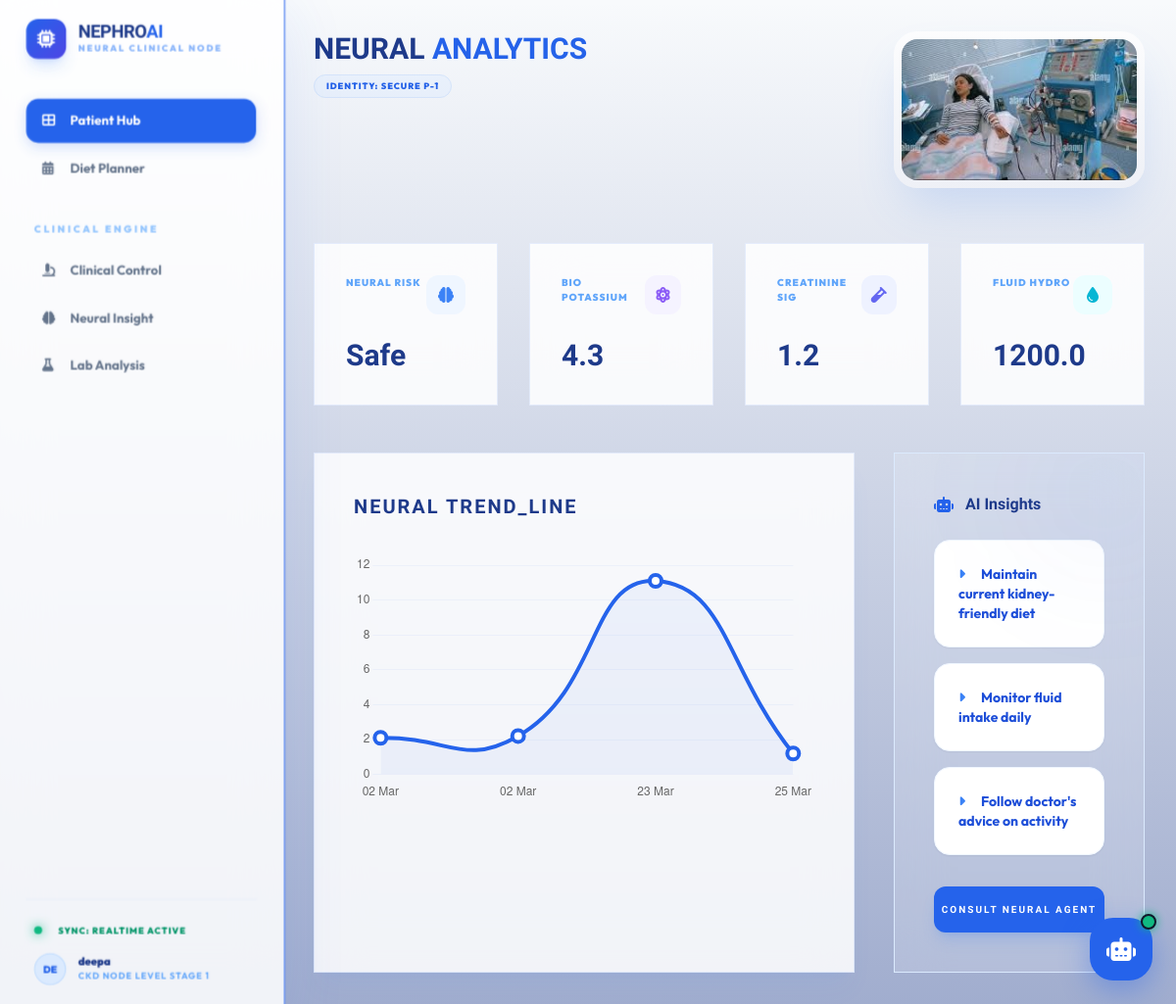
The page /dashboard (signed in) on the database its author committed.
### app.py (models this page shows)
class Patient(db.Model):
    id = db.Column(db.Integer, primary_key=True)
    name = db.Column(db.String(100), nullable=False)
    email = db.Column(db.String(100), unique=True, nullable=False)
    password = db.Column(db.String(100), nullable=False)
    age = db.Column(db.Integer)
    gender = db.Column(db.String(20))
    weight = db.Column(db.Float)
    dialysis_type = db.Column(db.String(50))
    kidney_condition = db.Column(db.String(100))
    ckd_stage = db.Column(db.String(50))

class HealthRecord(db.Model):
    id = db.Column(db.Integer, primary_key=True)
    patient_id = db.Column(db.Integer, db.ForeignKey('patient.id'), nullable=False)
    date = db.Column(db.DateTime, default=db.func.current_timestamp())
    potassium = db.Column(db.Float)
    sodium = db.Column(db.Float)
    fluid_intake = db.Column(db.Float)
    weight = db.Column(db.Float)
    bp_sys = db.Column(db.Integer)
    bp_dia = db.Column(db.Integer)
    urea = db.Column(db.Float)
    platelets = db.Column(db.Float)
    chloride = db.Column(db.Float)
    creatinine = db.Column(db.Float)
    cholesterol = db.Column(db.Float)
    iron = db.Column(db.Float)
    calcium = db.Column(db.Float)
    bilirubin = db.Column(db.Float)
    sugar = db.Column(db.Float)
    hcv_status = db.Column(db.String(20))
    wbc = db.Column(db.Float)
    rbc = db.Column(db.Float)
    hgb = db.Column(db.Float)
    gfr = db.Column(db.Float)
    risk_score = db.Column(db.String(20))

### app.py (the view)
@app.route('/dashboard')
def dashboard():
    if 'user_id' not in session: return redirect(url_for('login'))
    user = Patient.query.get(session['user_id'])
    history = HealthRecord.query.filter_by(patient_id=user.id).order_by(HealthRecord.date.desc()).all()
    latest_record = history[0] if history else None
    trend_summary = []
    if len(history) >= 2:
        latest, prev = history[0], history[1]
        if latest.creatinine > prev.creatinine * 1.05: trend_summary.append({'metric': 'creatinine', 'status': 'Worsening', 'message': tr('trend_creatinine_up'), 'color': 'error'})
        elif latest.creatinine < prev.creatinine * 0.95: trend_summary.append({'metric': 'creatinine', 'status': 'Improving', 'message': tr('trend_creatinine_down'), 'color': 'success'})
        if latest.gfr and prev.gfr and latest.gfr < prev.gfr * 0.95: trend_summary.append({'metric': 'egfr', 'status': 'Decreasing', 'message': tr('trend_gfr_down'), 'color': 'error'})
    dates = []
    creatinine_values = []
    chart_history = history[:7][::-1]
    for rec in chart_history:
        dates.append(rec.date.strftime('%d %b'))
        creatinine_values.append(rec.creatinine)
    dietary_tips = []
    if latest_record:
        risk = latest_record.risk_score.lower()
        if "high" in risk: dietary_tips = ["Avoid high potassium foods like banana", "Reduce salt intake", "Limit fluids to 500ml-700ml"]
        elif "moderate" in risk: dietary_tips = ["Limit sodium to < 2g per day", "Control fluid intake", "Avoid processed foods"]
        else: dietary_tips = ["Maintain current kidney-friendly diet", "Monitor fluid intake daily", "Follow doctor's advice on activity"]
    return render_template('dashboard.html',
                           user=user,
                           latest_record=latest_record,
                           history=history,
                           trends=trend_summary,
                           dates=dates,
                           creatinine_values=creatinine_values,
                           dietary_tips=dietary_tips)

### app.py (called while the page is built)
@app.context_processor
def inject_translate():
    def translate(key):
        lang = session.get('lang', 'en')
        return translations.get(lang, translations['en']).get(key, key)
    return dict(_=translate, tr=translate)

def tr(key):
    lang = session.get('lang', 'en')
    return translations.get(lang, translations['en']).get(key, key)

### templates/dashboard.html (shortened to what this page needs)
<!DOCTYPE html>
<html lang="en">
<head>
    <script src="https://cdn.tailwindcss.com"></script>
    <link rel="stylesheet" href="https://cdnjs.cloudflare.com/ajax/libs/font-awesome/6.4.2/css/all.min.css">
</head>
<body class="min-h-screen flex">
<aside class="fixed top-0 left-0 w-72 glass border-r border-blue-500/10 h-full z-50 p-7 flex flex-col">
    <div class="flex items-center gap-3 mb-10">
        <div class="w-10 h-10 rounded-xl bg-gradient-to-br from-blue-600 to-indigo-600 flex items-center justify-center shadow-lg shadow-blue-500/20">
            <i class="fas fa-microchip text-white text-lg animate-pulse"></i>
        </div>
        <div>
            <h1 class="orbitron text-lg font-black text-blue-900 tracking-tight leading-none uppercase">Nephro<span class="text-blue-600">AI</span></h1>
            <p class="text-[9px] text-blue-500/60 font-black uppercase tracking-[0.2em]">Neural Clinical Node</p>
        </div>
    </div>
    <nav class="space-y-1">
        <div class="nav-link active" onclick="showSection('hub')">
            <i class="fas fa-th-large w-4"></i> Patient Hub
        </div>
        <a href="/diet-plan" class="nav-link">
            <i class="fas fa-calendar-alt w-4"></i> Diet Planner
        </a>
    </nav>
    <p class="text-[10px] font-black uppercase tracking-[0.25em] text-blue-300 mb-3 ml-2 mt-8">Clinical Engine</p>
    <nav class="space-y-1">
        <a href="/admin" class="nav-link"><i class="fas fa-microscope w-4"></i>Clinical Control</a>
        <a href="/neural-insight" class="nav-link"><i class="fas fa-brain w-4"></i>Neural Insight</a>
        <a href="/lab-analysis" class="nav-link"><i class="fas fa-flask w-4"></i>Lab Analysis</a>
    </nav>
    <div class="mt-auto pt-6 border-t border-blue-500/5">
        <div class="flex items-center gap-4 px-2 mb-4">
            <div class="sync-pulse"></div>
            <span class="text-[9px] font-black uppercase tracking-widest text-emerald-600">Sync: Realtime Active</span>
        </div>
        <div class="flex items-center gap-3 px-2">
            <div class="w-8 h-8 rounded-full bg-blue-100 flex items-center justify-center text-[10px] font-black text-blue-600 border border-blue-200">
                {{ user.name[:2]|upper }}
            </div>
            <div>
                <p class="text-[11px] font-black text-blue-900 leading-tight">{{ user.name }}</p>
                <p class="text-[9px] text-blue-400 font-bold uppercase tracking-widest">CKD Node Level {{ user.ckd_stage or 'N/A' }}</p>
            </div>
        </div>
    </div>
</aside>
<main class="main-content flex-1 ml-72 p-8">
    <div id="section-hub" class="section active">
        <div class="mb-14 flex justify-between items-start">
            <div>
                <h2 class="orbitron text-3xl font-black text-blue-900 uppercase">Neural <span class="text-blue-600">Analytics</span></h2>
                <div class="flex items-center gap-3 mt-2">
                     <div class="px-3 py-1 bg-blue-50 text-blue-600 text-[9px] font-black rounded-full border border-blue-100 uppercase tracking-widest">Identity: SECURE P-{{ user.id }}</div>
                </div>
            </div>
            <div class="float-box w-64 h-40 rounded-3xl overflow-hidden shadow-2xl shadow-blue-500/20 border-8 border-white group cursor-pointer transition-all duration-700 hover:rotate-2">
                <img src="/static/images/user_dialysis.jpg" alt="Neural Feed" class="w-full h-full object-cover transition-transform duration-700 group-hover:scale-110">
                <div class="absolute inset-0 bg-gradient-to-t from-blue-900/40 to-transparent"></div>
            </div>
        </div>
        <div class="grid grid-cols-1 md:grid-cols-2 lg:grid-cols-4 gap-8 mb-12">
            {% for label, val, icon, color in [
                ('Neural Risk', latest_record.risk_score if latest_record else '42%', 'fas fa-brain', 'blue'),
                ('Bio Potassium', latest_record.potassium if latest_record else '4.2', 'fas fa-atom', 'violet'),
                ('Creatinine Sig', latest_record.creatinine if latest_record else '1.1', 'fas fa-vial', 'indigo'),
                ('Fluid Hydro', latest_record.fluid_intake if latest_record else '1200ml', 'fas fa-droplet', 'cyan')
            ] %}
            <div class="glass p-8 float-box-delayed">
                <div class="flex justify-between items-start mb-6">
                    <p class="text-[10px] font-black uppercase text-blue-400 tracking-widest">{{ label }}</p>
                    <div class="w-10 h-10 rounded-xl bg-{{ color }}-50 flex items-center justify-center text-{{ color }}-500"><i class="{{ icon }}"></i></div>
                </div>
                <div class="orbitron text-3xl font-black text-blue-900">{{ val }}</div>
            </div>
            {% endfor %}
        </div>
        <div class="grid grid-cols-1 lg:grid-cols-3 gap-10">
            <div class="lg:col-span-2 glass p-10 shadow-xl shadow-blue-500/5">
                <div class="flex justify-between items-center mb-8">
                    <h3 class="orbitron text-xl font-black text-blue-900 uppercase tracking-widest">Neural Trend_Line</h3>
                </div>
                <div class="h-64"><canvas id="healthChart"></canvas></div>
            </div>
            <div class="glass p-10 border-blue-100 bg-blue-50/20 relative overflow-hidden group">
                <div class="absolute -right-10 -top-10 w-40 h-40 bg-blue-600/5 rounded-full filter blur-3xl group-hover:bg-blue-600/10 transition-all"></div>
                <h4 class="orbitron font-black text-blue-900 mb-6 flex items-center gap-3"><i class="fas fa-robot text-blue-600"></i> AI Insights</h4>
                <div class="space-y-4">
                    {% for tip in dietary_tips %}
                    <div class="p-6 bg-white rounded-2xl border border-blue-50 text-sm font-bold text-blue-700 shadow-sm hover:border-blue-400 transition-all cursor-crosshair">
                        <i class="fas fa-caret-right text-blue-500 mr-4"></i>{{ tip }}
                    </div>
                    {% endfor %}
                </div>
                <button onclick="window.location.href='/ai-assistant'" class="w-full mt-8 py-4 bg-blue-600 text-white orbitron font-black text-[10px] uppercase tracking-[0.2em] rounded-xl shadow-lg shadow-blue-500/20 hover:scale-95 transition-all">Consult Neural Agent</button>
            </div>
        </div>
    </div>
</main>
<script>
    const ctx = document.getElementById('healthChart').getContext('2d');
    new Chart(ctx, {
        type: 'line',
        data: {
            labels: {{ dates | tojson }},
            datasets: [{
                label: 'Telemetry Signal',
                data: {{ creatinine_values | tojson }},
                borderColor: '#2563eb',
                borderWidth: 4,
                backgroundColor: 'rgba(37, 99, 235, 0.05)',
                tension: 0.5,
                fill: true,
                pointRadius: 6,
                pointBackgroundColor: '#fff',
                pointBorderWidth: 4,
                pointHoverRadius: 10
            }]
        },
        options: {
            responsive: true,
            maintainAspectRatio: false,
            plugins: { legend: { display: false } },
            scales: {
                y: { grid: { color: 'rgba(37, 99, 235, 0.05)' }, border: { display: false } },
                x: { grid: { display: false }, border: { display: false } }
            }
        }
    });
    // Auto-Sync Simulation
    setInterval(async () => {
        try {
            const r = await fetch('/api/sync/v1/patient-data');
            const d = await r.json();
            console.log("Telemetry Synced:", d.status);
        } catch(e) {}
    }, 30000);
</script>
{% include 'chatbot.html' %}
</body>
</html>

### templates/chatbot.html (shortened to what this page needs)
<button id="NephroBot-trigger" class="NephroBot-trigger shadow-2xl" onclick="toggleChat()">
    <i class="fas fa-robot text-2xl"></i>
    <div class="absolute -top-1 -right-1 w-4 h-4 bg-emerald-500 rounded-full border-2 border-slate-900 animate-pulse shadow-glow"></div>
</button>

### templates/dashboard.html (style rules this page uses)
:root { --bg-light: #f8fafc; --blue-primary: #2563eb; --blue-neon: #00f2ff; --glass-white: rgba(255, 255, 255, 0.85); }
body { font-family: 'Outfit', sans-serif; background: var(--bg-light); color: #1e3a8a; transition: background 0.5s ease, color 0.5s ease; }
.float-box { animation: antigravity 6s ease-in-out infinite; }
.float-box-delayed { animation: antigravity 8s ease-in-out infinite 1s; }
.glass { background: var(--glass-white); backdrop-filter: blur(24px); border: 1px solid rgba(37, 99, 235, 0.1); transition: all 0.4s ease; }
.nav-link { display: flex; align-items: center; gap: 12px; padding: 12px 16px; border-radius: 12px; font-size: 13px; font-weight: 700; color: #64748b; transition: all 0.3s ease; }
.nav-link.active { background: #2563eb; color: white; box-shadow: 0 4px 12px rgba(37, 99, 235, 0.2); }
.orbitron { font-family: 'Orbitron', sans-serif; }
.sync-pulse { width: 8px; height: 8px; background: #10b981; border-radius: 50%; display: inline-block; box-shadow: 0 0 10px #10b981; animation: pulse-green 2s infinite; }

### templates/chatbot.html (style rules this page uses)
:root { --bg-dark: #0f172a; --blue-glow: #3b82f6; }
.orbitron { font-family: 'Orbitron', sans-serif; }
.shadow-glow { box-shadow: 0 0 10px #10b981; }
.NephroBot-trigger { position: fixed; bottom: 24px; right: 24px; width: 64px; height: 64px; border-radius: 24px; background: #2563eb; color: white; border: none; box-shadow: 0 10px 30px rgba(37, 99, 235, 0.4); cursor: pointer; z-index: 9999; display: flex; align-items: center; justify-content: center; transition: all 0.4s cubic-bezier(0.175, 0.885, 0.32, 1.275); }

### rows shown on the page
Patient: name "DE", name "deepa", ckd_stage "STAGE 1", id "1"
HealthRecord: label "NEURAL RISK", risk_score "Safe", label "BIO POTASSIUM", potassium "4.3", label "CREATININE SIG", creatinine "1.2", label "FLUID HYDRO", fluid_intake "1200.0"

### other values the page prints
{{ tip }} "Maintain current kidney-friendly diet" "Monitor fluid intake daily" "Follow doctor's advice on activity"
chart data {{ creatinine_values | tojson }} [2.1, 2.2, 11.1, 1.2]
